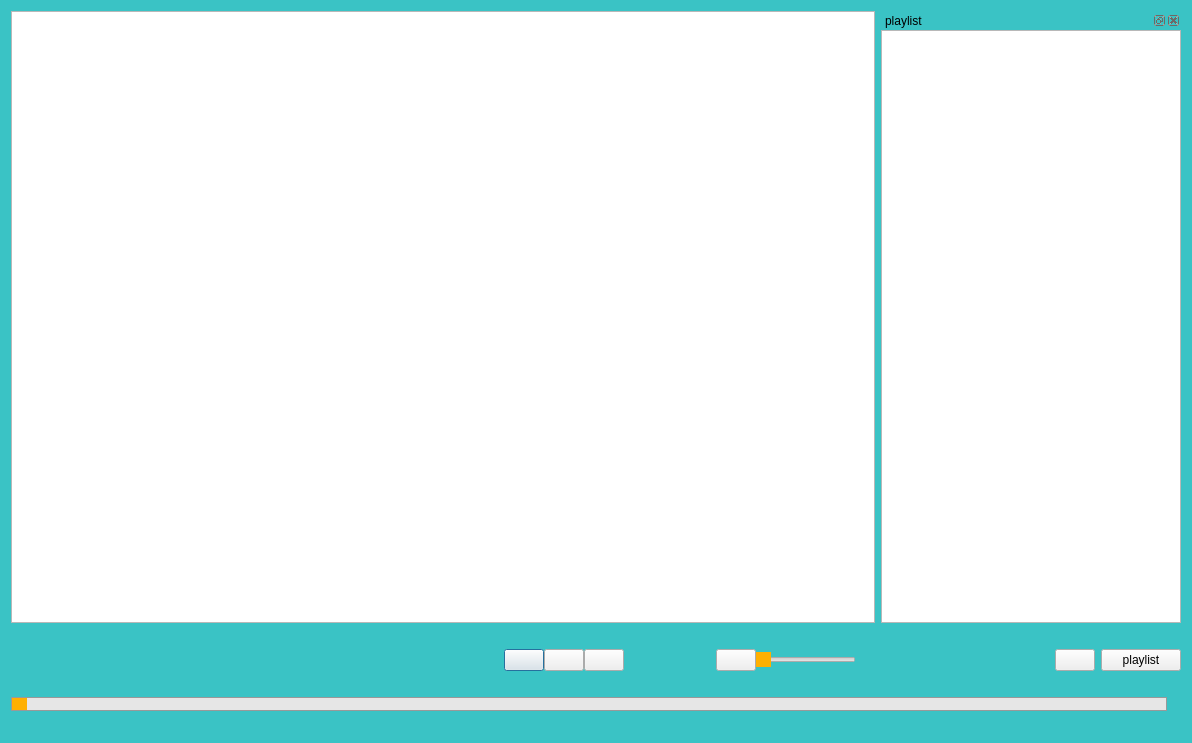
<?xml version="1.0" encoding="UTF-8"?>
<ui version="4.0">
 <class>Video</class>
 <widget class="QDialog" name="Video">
  <property name="geometry">
   <rect>
    <x>0</x>
    <y>0</y>
    <width>1192</width>
    <height>743</height>
   </rect>
  </property>
  <property name="windowTitle">
   <string>Dialog</string>
  </property>
  <property name="styleSheet">
   <string notr="true">#Video
{
	background-color: rgb(58, 195, 197);
}</string>
  </property>
  <layout class="QGridLayout" name="gridLayout">
   <item row="4" column="0">
    <layout class="QHBoxLayout" name="horizontalLayout">
     <item>
      <widget class="QSlider" name="horizontalSlider">
       <property name="styleSheet">
        <string notr="true">QSlider::groove:horizontal {
border: 1px solid #999999;
height: 12px;
	background-color: rgb(230, 230, 230);
border-radius: 9px;
}

QSlider::handle:horizontal {
width: 15px;

	background-color: rgb(255, 176, 1);
}
</string>
       </property>
       <property name="pageStep">
        <number>1</number>
       </property>
       <property name="orientation">
        <enum>Qt::Horizontal</enum>
       </property>
      </widget>
     </item>
     <item>
      <widget class="QLabel" name="label">
       <property name="font">
        <font>
         <pointsize>10</pointsize>
        </font>
       </property>
       <property name="text">
        <string/>
       </property>
      </widget>
     </item>
    </layout>
   </item>
   <item row="3" column="0">
    <spacer name="horizontalSpacer_7">
     <property name="orientation">
      <enum>Qt::Horizontal</enum>
     </property>
     <property name="sizeHint" stdset="0">
      <size>
       <width>40</width>
       <height>20</height>
      </size>
     </property>
    </spacer>
   </item>
   <item row="0" column="0">
    <layout class="QHBoxLayout" name="horizontalLayout_4">
     <item>
      <widget class="QGraphicsView" name="graphicsView">
       <property name="styleSheet">
        <string notr="true"/>
       </property>
       <property name="sceneRect">
        <rectf>
         <x>0.000000000000000</x>
         <y>0.000000000000000</y>
         <width>0.000000000000000</width>
         <height>0.000000000000000</height>
        </rectf>
       </property>
       <property name="resizeAnchor">
        <enum>QGraphicsView::NoAnchor</enum>
       </property>
       <property name="viewportUpdateMode">
        <enum>QGraphicsView::FullViewportUpdate</enum>
       </property>
       <property name="rubberBandSelectionMode">
        <enum>Qt::ContainsItemBoundingRect</enum>
       </property>
      </widget>
     </item>
     <item>
      <widget class="QDockWidget" name="dockWidget">
       <property name="minimumSize">
        <size>
         <width>218</width>
         <height>546</height>
        </size>
       </property>
       <property name="maximumSize">
        <size>
         <width>300</width>
         <height>524287</height>
        </size>
       </property>
       <property name="floating">
        <bool>false</bool>
       </property>
       <property name="windowTitle">
        <string>playlist</string>
       </property>
       <widget class="QWidget" name="dockWidgetContents">
        <layout class="QVBoxLayout" name="verticalLayout">
         <property name="spacing">
          <number>0</number>
         </property>
         <property name="leftMargin">
          <number>0</number>
         </property>
         <property name="topMargin">
          <number>0</number>
         </property>
         <property name="rightMargin">
          <number>0</number>
         </property>
         <property name="bottomMargin">
          <number>0</number>
         </property>
         <item>
          <widget class="QListWidget" name="listWidget">
           <property name="minimumSize">
            <size>
             <width>190</width>
             <height>400</height>
            </size>
           </property>
           <property name="styleSheet">
            <string notr="true"/>
           </property>
          </widget>
         </item>
        </layout>
       </widget>
      </widget>
     </item>
    </layout>
   </item>
   <item row="1" column="0">
    <spacer name="horizontalSpacer_5">
     <property name="orientation">
      <enum>Qt::Horizontal</enum>
     </property>
     <property name="sizeHint" stdset="0">
      <size>
       <width>40</width>
       <height>20</height>
      </size>
     </property>
    </spacer>
   </item>
   <item row="5" column="0">
    <spacer name="horizontalSpacer_8">
     <property name="orientation">
      <enum>Qt::Horizontal</enum>
     </property>
     <property name="sizeHint" stdset="0">
      <size>
       <width>40</width>
       <height>20</height>
      </size>
     </property>
    </spacer>
   </item>
   <item row="2" column="0">
    <layout class="QHBoxLayout" name="horizontalLayout_3">
     <item>
      <layout class="QHBoxLayout" name="horizontalLayout_2">
       <property name="spacing">
        <number>0</number>
       </property>
       <item>
        <spacer name="horizontalSpacer_6">
         <property name="orientation">
          <enum>Qt::Horizontal</enum>
         </property>
         <property name="sizeHint" stdset="0">
          <size>
           <width>40</width>
           <height>20</height>
          </size>
         </property>
        </spacer>
       </item>
       <item>
        <spacer name="horizontalSpacer_9">
         <property name="orientation">
          <enum>Qt::Horizontal</enum>
         </property>
         <property name="sizeType">
          <enum>QSizePolicy::Maximum</enum>
         </property>
         <property name="sizeHint" stdset="0">
          <size>
           <width>200</width>
           <height>20</height>
          </size>
         </property>
        </spacer>
       </item>
       <item>
        <spacer name="horizontalSpacer_3">
         <property name="orientation">
          <enum>Qt::Horizontal</enum>
         </property>
         <property name="sizeType">
          <enum>QSizePolicy::Expanding</enum>
         </property>
         <property name="sizeHint" stdset="0">
          <size>
           <width>1400</width>
           <height>20</height>
          </size>
         </property>
        </spacer>
       </item>
       <item>
        <widget class="QPushButton" name="pushButton">
         <property name="styleSheet">
          <string notr="true"/>
         </property>
         <property name="icon">
          <iconset resource="Resource.qrc">
           <normaloff>:/Icones/Icones/play.png</normaloff>:/Icones/Icones/play.png</iconset>
         </property>
         <property name="iconSize">
          <size>
           <width>50</width>
           <height>50</height>
          </size>
         </property>
        </widget>
       </item>
       <item>
        <widget class="QPushButton" name="pushButton_3">
         <property name="styleSheet">
          <string notr="true"/>
         </property>
         <property name="text">
          <string/>
         </property>
         <property name="icon">
          <iconset resource="Resource.qrc">
           <normaloff>:/Icones/Icones/pause.png</normaloff>:/Icones/Icones/pause.png</iconset>
         </property>
         <property name="iconSize">
          <size>
           <width>50</width>
           <height>50</height>
          </size>
         </property>
        </widget>
       </item>
       <item>
        <widget class="QPushButton" name="pushButton_2">
         <property name="styleSheet">
          <string notr="true"/>
         </property>
         <property name="text">
          <string/>
         </property>
         <property name="icon">
          <iconset resource="Resource.qrc">
           <normaloff>:/Icones/Icones/stop.png</normaloff>:/Icones/Icones/stop.png</iconset>
         </property>
         <property name="iconSize">
          <size>
           <width>50</width>
           <height>50</height>
          </size>
         </property>
        </widget>
       </item>
       <item>
        <spacer name="horizontalSpacer_10">
         <property name="orientation">
          <enum>Qt::Horizontal</enum>
         </property>
         <property name="sizeHint" stdset="0">
          <size>
           <width>1000</width>
           <height>20</height>
          </size>
         </property>
        </spacer>
       </item>
       <item>
        <spacer name="horizontalSpacer">
         <property name="orientation">
          <enum>Qt::Horizontal</enum>
         </property>
         <property name="sizeHint" stdset="0">
          <size>
           <width>100</width>
           <height>20</height>
          </size>
         </property>
        </spacer>
       </item>
       <item>
        <widget class="QPushButton" name="pushButton_4">
         <property name="styleSheet">
          <string notr="true"/>
         </property>
         <property name="text">
          <string/>
         </property>
         <property name="icon">
          <iconset resource="Resource.qrc">
           <normaloff>:/Icones/Icones/son.png</normaloff>:/Icones/Icones/son.png</iconset>
         </property>
         <property name="iconSize">
          <size>
           <width>25</width>
           <height>25</height>
          </size>
         </property>
         <property name="checkable">
          <bool>true</bool>
         </property>
        </widget>
       </item>
       <item>
        <widget class="QSlider" name="horizontalSlider_2">
         <property name="minimumSize">
          <size>
           <width>100</width>
           <height>0</height>
          </size>
         </property>
         <property name="maximumSize">
          <size>
           <width>100</width>
           <height>16777215</height>
          </size>
         </property>
         <property name="styleSheet">
          <string notr="true">

QSlider::handle:horizontal {
width: 15px;

	background-color: rgb(255, 176, 1);
}
</string>
         </property>
         <property name="pageStep">
          <number>1</number>
         </property>
         <property name="orientation">
          <enum>Qt::Horizontal</enum>
         </property>
         <property name="tickPosition">
          <enum>QSlider::NoTicks</enum>
         </property>
        </widget>
       </item>
       <item>
        <spacer name="horizontalSpacer_4">
         <property name="orientation">
          <enum>Qt::Horizontal</enum>
         </property>
         <property name="sizeHint" stdset="0">
          <size>
           <width>1100</width>
           <height>20</height>
          </size>
         </property>
        </spacer>
       </item>
      </layout>
     </item>
     <item>
      <widget class="QPushButton" name="pushButton_5">
       <property name="styleSheet">
        <string notr="true"/>
       </property>
       <property name="text">
        <string/>
       </property>
      </widget>
     </item>
     <item>
      <spacer name="horizontalSpacer_2">
       <property name="orientation">
        <enum>Qt::Horizontal</enum>
       </property>
       <property name="sizeHint" stdset="0">
        <size>
         <width>40</width>
         <height>20</height>
        </size>
       </property>
      </spacer>
     </item>
     <item>
      <widget class="QPushButton" name="pushButton_6">
       <property name="styleSheet">
        <string notr="true"/>
       </property>
       <property name="text">
        <string>playlist</string>
       </property>
       <property name="checkable">
        <bool>true</bool>
       </property>
      </widget>
     </item>
    </layout>
   </item>
  </layout>
 </widget>
 <resources>
  <include location="Resource.qrc"/>
 </resources>
 <connections>
  <connection>
   <sender>pushButton_6</sender>
   <signal>toggled(bool)</signal>
   <receiver>dockWidget</receiver>
   <slot>setVisible(bool)</slot>
   <hints>
    <hint type="sourcelabel">
     <x>991</x>
     <y>622</y>
    </hint>
    <hint type="destinationlabel">
     <x>784</x>
     <y>25</y>
    </hint>
   </hints>
  </connection>
  <connection>
   <sender>pushButton_6</sender>
   <signal>toggled(bool)</signal>
   <receiver>dockWidget</receiver>
   <slot>setHidden(bool)</slot>
   <hints>
    <hint type="sourcelabel">
     <x>991</x>
     <y>613</y>
    </hint>
    <hint type="destinationlabel">
     <x>784</x>
     <y>25</y>
    </hint>
   </hints>
  </connection>
 </connections>
</ui>
